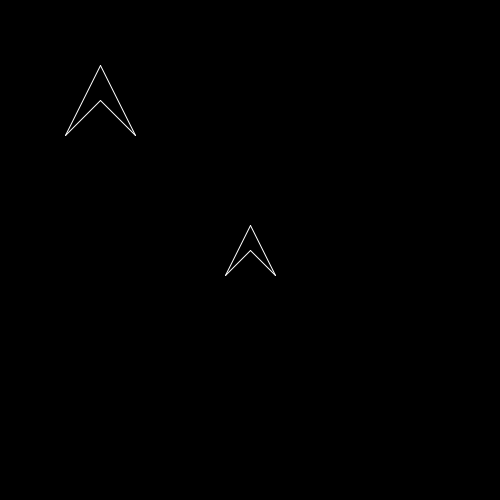
Frame 1 (no input)
Frame 60 (the mouse pressed at the canvas centre just before this capture): identical to frame 1, image omitted
Frame 120 (the mouse held since frame 60 and released just before this capture): identical to frame 1, image omitted

The Processing sketch that drew this single still picture (run headless with seeded random() and noise(); from frame 60 on, the mouse is pressed at the canvas centre):

// Processing sketch: classes1
// ── classes1.pde
void setup()
{
  size(500, 500);
  ship = new Ship();
  ship1 = new Ship(100, 100, 70);
}

// The class name alwasy starts with uppercase!!
Ship ship; // ship is called an INSTANCE of the Ship class
Ship ship1; // ship is called an INSTANCE of the Ship class

void draw()
{
  background(0);
  
  ship.update();
  ship.render();
  
  ship1.update();
  ship1.render();
}
// ── Ship.pde
// The class name starts with uppercase
class Ship
{
  // Fields!
  PVector pos;
  PVector forward;
  float theta = 0.0f;
  float w;
  float halfW;
  float speed = 5.0f;
 
  // Constructor!!
  // HAS NO RETURN TYPE
  // Name is always the same as the class
  Ship()
  {
    // Constructor chaining
    this(width * 0.5f, height  * 0.5f, 50);     
  }
  
  Ship(float x, float y, float w)
  {
    pos = new PVector(x, y);
    forward = new PVector(0, -1);
    this.w = w; // Disambiguate w by using this
    this.halfW = w * 0.5f;
    this.theta = 0.0f;
  }
  
  void update()
  {
    forward.x = sin(theta);
    forward.y = - cos(theta);
    
    forward.mult(speed);
    if (keyPressed)
    {
      if (key == 'w')
      {
        pos.add(forward);
      }      
      if (key == 'a')
      {
        theta -= 0.1f;
      }
      if (key == 'd')
      {
        theta += 0.1f;
      }      
    }
  }
  
  void render()
  {
    pushMatrix();
    translate(pos.x, pos.y);
    rotate(theta);
    stroke(255);
    line(- halfW, halfW, 0, - halfW);
    line(0, - halfW, halfW, halfW);
    line(halfW, halfW, 0, 0);
    line(- halfW, halfW, 0, 0);
    popMatrix();
  }   
}
